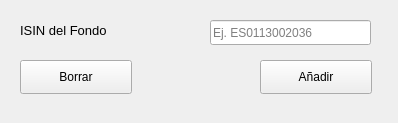
<?xml version="1.0" encoding="UTF-8"?>
<ui version="4.0">
 <class>AddISINView</class>
 <widget class="QMainWindow" name="AddISINView">
  <property name="geometry">
   <rect>
    <x>0</x>
    <y>0</y>
    <width>398</width>
    <height>123</height>
   </rect>
  </property>
  <property name="windowTitle">
   <string>Añadir Fondo</string>
  </property>
  <widget class="QWidget" name="centralwidget">
   <widget class="QLabel" name="label">
    <property name="geometry">
     <rect>
      <x>20</x>
      <y>10</y>
      <width>171</width>
      <height>41</height>
     </rect>
    </property>
    <property name="font">
     <font>
      <pointsize>10</pointsize>
     </font>
    </property>
    <property name="text">
     <string>ISIN del Fondo</string>
    </property>
   </widget>
   <widget class="QLineEdit" name="tfTicker">
    <property name="geometry">
     <rect>
      <x>210</x>
      <y>20</y>
      <width>161</width>
      <height>25</height>
     </rect>
    </property>
    <property name="placeholderText">
     <string>Ej. ES0113002036</string>
    </property>
   </widget>
   <widget class="QPushButton" name="buttonAnadir">
    <property name="geometry">
     <rect>
      <x>260</x>
      <y>60</y>
      <width>112</width>
      <height>34</height>
     </rect>
    </property>
    <property name="text">
     <string>Añadir</string>
    </property>
   </widget>
   <widget class="QPushButton" name="buttonBorrar">
    <property name="geometry">
     <rect>
      <x>20</x>
      <y>60</y>
      <width>112</width>
      <height>34</height>
     </rect>
    </property>
    <property name="text">
     <string>Borrar</string>
    </property>
   </widget>
  </widget>
 </widget>
 <resources/>
 <connections>
  <connection>
   <sender>buttonBorrar</sender>
   <signal>clicked()</signal>
   <receiver>tfTicker</receiver>
   <slot>clear()</slot>
   <hints>
    <hint type="sourcelabel">
     <x>73</x>
     <y>84</y>
    </hint>
    <hint type="destinationlabel">
     <x>246</x>
     <y>30</y>
    </hint>
   </hints>
  </connection>
 </connections>
</ui>
